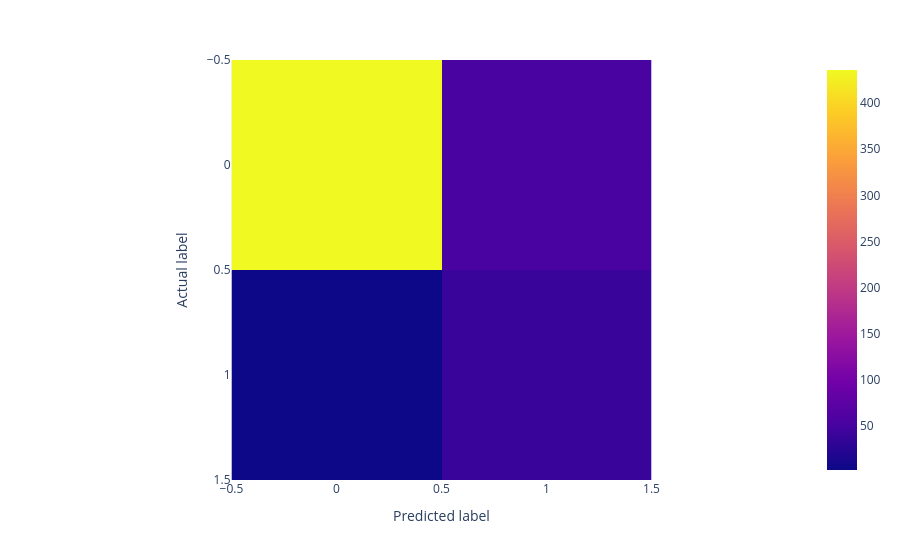

The cell this chart's notebook holds for it:
### Markdown cell above
#### Visualise the confusion matrix

### Code cell
cm_fig = px.imshow(cm, labels={'x': 'Predicted label', 'y': 'Actual label'})
cm_fig.show()

### Figure 1 — Plotly figure (JSON) as saved in the notebook; plotly's stock layout.template omitted (floating-point values rounded to 4 significant figures)
{"data": [{"coloraxis": "coloraxis", "hovertemplate": "Predicted label: %{x}<br>Actual label: %{y}<br>color: %{z}<extra></extra>", "name": "0", "type": "heatmap", "xaxis": "x", "yaxis": "y", "z": [[436, 53], [2, 38]]}], "layout": {"coloraxis": {"colorscale": [[0, "#0d0887"], [0.1111, "#46039f"], [0.2222, "#7201a8"], [0.3333, "#9c179e"], [0.4444, "#bd3786"], [0.5556, "#d8576b"], [0.6667, "#ed7953"], [0.7778, "#fb9f3a"], [0.8889, "#fdca26"], [1, "#f0f921"]]}, "margin": {"t": 60}, "xaxis": {"anchor": "y", "constrain": "domain", "domain": [0, 1], "scaleanchor": "y", "title": {"text": "Predicted label"}}, "yaxis": {"anchor": "x", "autorange": "reversed", "constrain": "domain", "domain": [0, 1], "title": {"text": "Actual label"}}}}
